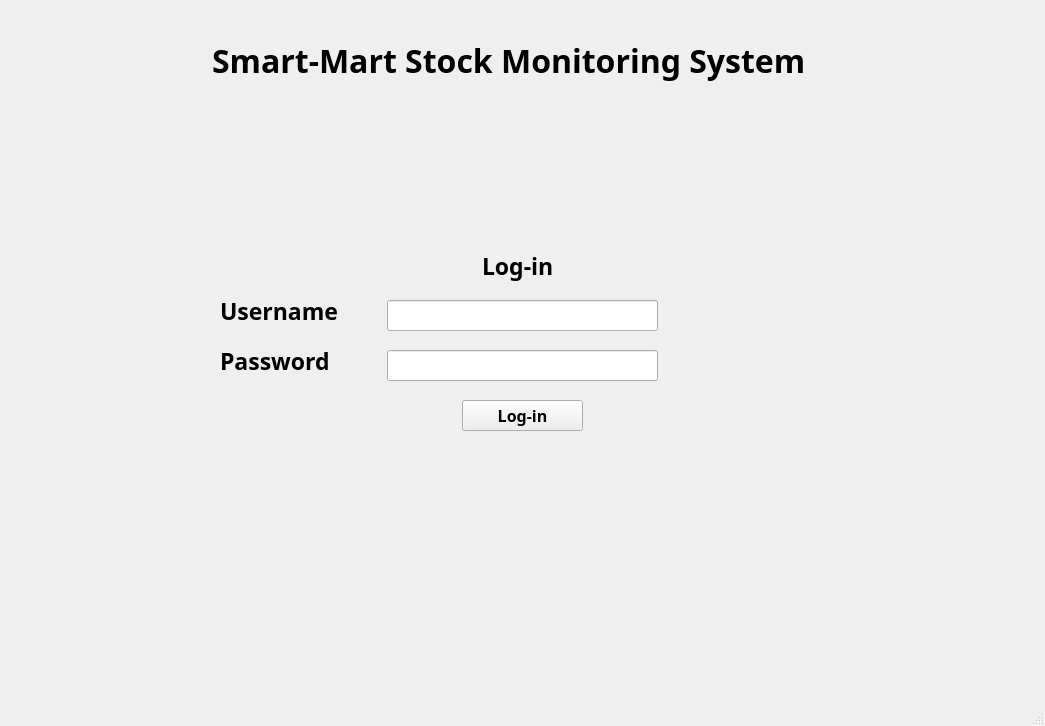
<?xml version="1.0" encoding="UTF-8"?>
<ui version="4.0">
 <class>logInWindow</class>
 <widget class="QMainWindow" name="logInWindow">
  <property name="geometry">
   <rect>
    <x>0</x>
    <y>0</y>
    <width>1045</width>
    <height>726</height>
   </rect>
  </property>
  <property name="sizePolicy">
   <sizepolicy hsizetype="Maximum" vsizetype="Maximum">
    <horstretch>0</horstretch>
    <verstretch>0</verstretch>
   </sizepolicy>
  </property>
  <property name="minimumSize">
   <size>
    <width>1045</width>
    <height>726</height>
   </size>
  </property>
  <property name="maximumSize">
   <size>
    <width>1045</width>
    <height>726</height>
   </size>
  </property>
  <property name="windowTitle">
   <string>Smart-Mart System</string>
  </property>
  <property name="windowIcon">
   <iconset>
    <normaloff>../../../Python36/Lib/site-packages/PyQt4/examples/widgets/icons/images/qt_extended_48x48.png</normaloff>../../../Python36/Lib/site-packages/PyQt4/examples/widgets/icons/images/qt_extended_48x48.png</iconset>
  </property>
  <widget class="QWidget" name="centralwidget">
   <widget class="QLabel" name="smartMartLabel">
    <property name="geometry">
     <rect>
      <x>212</x>
      <y>0</y>
      <width>621</width>
      <height>121</height>
     </rect>
    </property>
    <property name="font">
     <font>
      <family>Segoe UI Black</family>
      <pointsize>24</pointsize>
      <weight>75</weight>
      <italic>false</italic>
      <bold>true</bold>
      <strikeout>false</strikeout>
      <kerning>true</kerning>
     </font>
    </property>
    <property name="text">
     <string>Smart-Mart Stock Monitoring System</string>
    </property>
   </widget>
   <widget class="QLabel" name="logInLabel">
    <property name="geometry">
     <rect>
      <x>482</x>
      <y>250</y>
      <width>81</width>
      <height>31</height>
     </rect>
    </property>
    <property name="font">
     <font>
      <family>Segoe UI Black</family>
      <pointsize>17</pointsize>
      <weight>75</weight>
      <bold>true</bold>
     </font>
    </property>
    <property name="text">
     <string>Log-in</string>
    </property>
   </widget>
   <widget class="QLineEdit" name="lineEdit">
    <property name="geometry">
     <rect>
      <x>387</x>
      <y>300</y>
      <width>271</width>
      <height>31</height>
     </rect>
    </property>
   </widget>
   <widget class="QLineEdit" name="lineEdit_2">
    <property name="geometry">
     <rect>
      <x>387</x>
      <y>350</y>
      <width>271</width>
      <height>31</height>
     </rect>
    </property>
   </widget>
   <widget class="QLabel" name="usernameLabel">
    <property name="geometry">
     <rect>
      <x>220</x>
      <y>280</y>
      <width>131</width>
      <height>61</height>
     </rect>
    </property>
    <property name="font">
     <font>
      <family>Segoe UI Black</family>
      <pointsize>17</pointsize>
      <weight>75</weight>
      <bold>true</bold>
     </font>
    </property>
    <property name="text">
     <string>Username</string>
    </property>
   </widget>
   <widget class="QLabel" name="passwordLabel">
    <property name="geometry">
     <rect>
      <x>220</x>
      <y>330</y>
      <width>131</width>
      <height>61</height>
     </rect>
    </property>
    <property name="font">
     <font>
      <family>Segoe UI Black</family>
      <pointsize>17</pointsize>
      <weight>75</weight>
      <bold>true</bold>
     </font>
    </property>
    <property name="text">
     <string>Password</string>
    </property>
   </widget>
   <widget class="QPushButton" name="logInButton">
    <property name="geometry">
     <rect>
      <x>462</x>
      <y>400</y>
      <width>121</width>
      <height>31</height>
     </rect>
    </property>
    <property name="font">
     <font>
      <family>Segoe UI Black</family>
      <pointsize>12</pointsize>
      <weight>75</weight>
      <bold>true</bold>
     </font>
    </property>
    <property name="text">
     <string>Log-in</string>
    </property>
   </widget>
  </widget>
  <widget class="QMenuBar" name="menubar">
   <property name="geometry">
    <rect>
     <x>0</x>
     <y>0</y>
     <width>1045</width>
     <height>21</height>
    </rect>
   </property>
  </widget>
  <widget class="QStatusBar" name="statusbar"/>
 </widget>
 <resources/>
 <connections/>
</ui>
